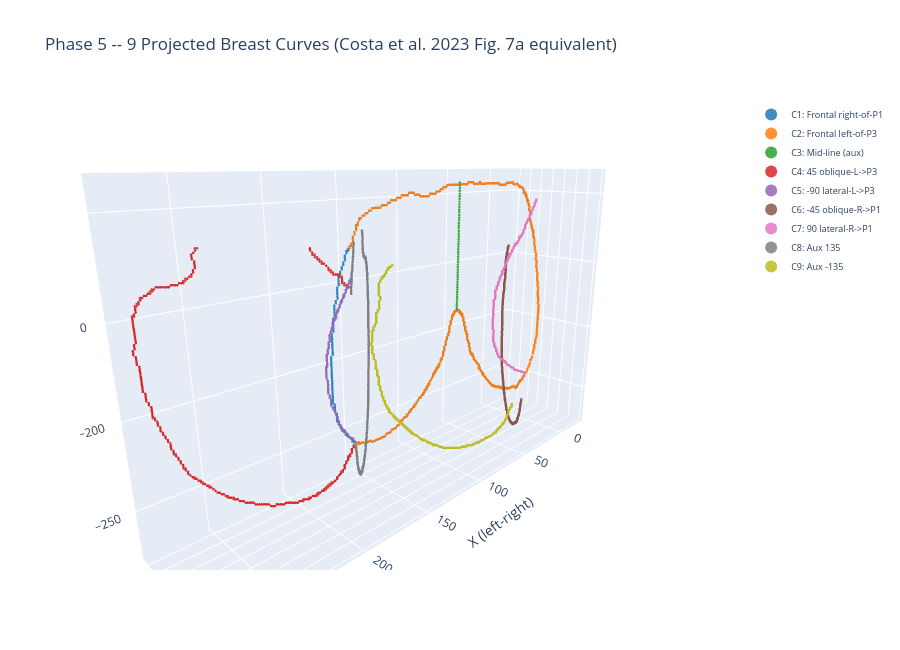

Notebook source saved alongside this figure:
### Code cell
# Phase 5b — Interactive 3-D visualisation (Fig. 7a equivalent)
import plotly.graph_objects as go
import numpy as np

PALETTE = ["#1f77b4","#ff7f0e","#2ca02c","#d62728","#9467bd",
           "#8c564b","#e377c2","#7f7f7f","#bcbd22"]
LABELS  = ["C1: Frontal right-of-P1","C2: Frontal left-of-P3",
           "C3: Mid-line (aux)","C4: 45 oblique-L->P3",
           "C5: -90 lateral-L->P3","C6: -45 oblique-R->P1",
           "C7: 90 lateral-R->P1","C8: Aux 135","C9: Aux -135"]

traces = []
for k, c3d in enumerate(curves_3d):
    label  = LABELS[k] if k < len(LABELS) else f"Curve {k+1}"
    colour = PALETTE[k % len(PALETTE)]
    step   = max(1, len(c3d) // 800)
    cc     = c3d[::step]
    traces.append(go.Scatter3d(
        x=cc[:, 0], y=cc[:, 2], z=-cc[:, 1],
        mode="markers",
        marker=dict(size=1.5, color=colour, opacity=0.85),
        name=label,
    ))

fig = go.Figure(data=traces)
fig.update_layout(
    title="Phase 5 -- 9 Projected Breast Curves (Costa et al. 2023 Fig. 7a equivalent)",
    scene=dict(xaxis_title="X (left-right)", yaxis_title="Z (depth)",
               zaxis_title="-Y (height)",
               camera=dict(eye=dict(x=1.4, y=1.4, z=0.6)),
               aspectmode="data"),
    legend=dict(itemsizing="constant", font=dict(size=9)),
    width=900, height=650,
)
fig.show()
print("3-D curve visualisation complete. Rotate the plot to inspect fanning.")

### Figure 1 — Plotly figure (JSON) as saved in the notebook; plotly's stock layout.template omitted (floating-point values rounded to 4 significant figures; data arrays with more than 128 entries replaced by an {"elided": "..."} marker saying what was removed)
{"data": [{"marker": {"color": "#1f77b4", "opacity": 0.85, "size": 1.5}, "mode": "markers", "name": "C1: Frontal right-of-P1", "type": "scatter3d", "x": {"elided": "502 float values"}, "y": {"elided": "502 float values"}, "z": {"elided": "502 float values"}}, {"marker": {"color": "#ff7f0e", "opacity": 0.85, "size": 1.5}, "mode": "markers", "name": "C2: Frontal left-of-P3", "type": "scatter3d", "x": {"elided": "490 float values"}, "y": {"elided": "490 float values"}, "z": {"elided": "490 float values"}}, {"marker": {"color": "#2ca02c", "opacity": 0.85, "size": 1.5}, "mode": "markers", "name": "C3: Mid-line (aux)", "type": "scatter3d", "x": [127.0, 127.0, 127.0, 127.0, 127.0, 127.0, 127.0, 127.0, 127.0, 127.0, 127.0, 127.0, 127.0, 127.0, 127.0, 127.0, 127.0, 127.0, 127.0, 127.0, 127.0, 127.0, 127.0, 127.0, 127.0, 127.0, 127.0, 127.0, 127.0, 127.0, 127.0, 127.0, 127.0, 127.0, 127.0, 127.0, 127.0, 127.0, 127.0, 127.0, 127.0, 127.0, 127.0, 127.0, 127.0, 127.0, 127.0, 127.0, 127.0, 127.0], "y": [0.0, 0.0, 0.0, 0.0, 0.0, 0.0, 0.0, 0.0, 0.0, 0.0, 0.0, 0.0, 0.0, 0.0, 0.0, 0.0, 0.0, 0.0, 0.0, 0.0, 0.0, 0.0, 0.0, 0.0, 0.0, 0.0, 0.0, 0.0, 0.0, 0.0, 0.0, 0.0, 0.0, 0.0, 0.0, 0.0, 0.0, 0.0, 0.0, 0.0, 0.0, 0.0, 0.0, 0.0, 0.0, 0.0, 0.0, 0.0, 0.0, 0.0], "z": [-158.0, -156.6, -155.2, -153.8, -152.4, -151.0, -149.6, -148.1, -146.7, -145.3, -143.9, -142.5, -141.1, -139.7, -138.3, -136.9, -135.5, -134.1, -132.7, -131.2, -129.8, -128.4, -127.0, -125.6, -124.2, -122.8, -121.4, -120.0, -118.6, -117.2, -115.8, -114.3, -112.9, -111.5, -110.1, -108.7, -107.3, -105.9, -104.5, -103.1, -101.7, -100.3, -98.86, -97.45, -96.04, -94.63, -93.22, -91.82, -90.41, -89.0]}, {"marker": {"color": "#d62728", "opacity": 0.85, "size": 1.5}, "mode": "markers", "name": "C4: 45 oblique-L->P3", "type": "scatter3d", "x": {"elided": "500 float values"}, "y": {"elided": "500 float values"}, "z": {"elided": "500 float values"}}, {"marker": {"color": "#9467bd", "opacity": 0.85, "size": 1.5}, "mode": "markers", "name": "C5: -90 lateral-L->P3", "type": "scatter3d", "x": {"elided": "183 float values"}, "y": {"elided": "183 float values"}, "z": {"elided": "183 float values"}}, {"marker": {"color": "#8c564b", "opacity": 0.85, "size": 1.5}, "mode": "markers", "name": "C6: -45 oblique-R->P1", "type": "scatter3d", "x": {"elided": "402 float values"}, "y": {"elided": "402 float values"}, "z": {"elided": "402 float values"}}, {"marker": {"color": "#e377c2", "opacity": 0.85, "size": 1.5}, "mode": "markers", "name": "C7: 90 lateral-R->P1", "type": "scatter3d", "x": {"elided": "265 float values"}, "y": {"elided": "265 float values"}, "z": {"elided": "265 float values"}}, {"marker": {"color": "#7f7f7f", "opacity": 0.85, "size": 1.5}, "mode": "markers", "name": "C8: Aux 135", "type": "scatter3d", "x": {"elided": "500 float values"}, "y": {"elided": "500 float values"}, "z": {"elided": "500 float values"}}, {"marker": {"color": "#bcbd22", "opacity": 0.85, "size": 1.5}, "mode": "markers", "name": "C9: Aux -135", "type": "scatter3d", "x": {"elided": "402 float values"}, "y": {"elided": "402 float values"}, "z": {"elided": "402 float values"}}], "layout": {"height": 650, "legend": {"font": {"size": 9}, "itemsizing": "constant"}, "scene": {"aspectmode": "data", "camera": {"eye": {"x": 1.4, "y": 1.4, "z": 0.6}}, "xaxis": {"title": {"text": "X (left-right)"}}, "yaxis": {"title": {"text": "Z (depth)"}}, "zaxis": {"title": {"text": "-Y (height)"}}}, "title": {"text": "Phase 5 -- 9 Projected Breast Curves (Costa et al. 2023 Fig. 7a equivalent)"}, "width": 900}}
